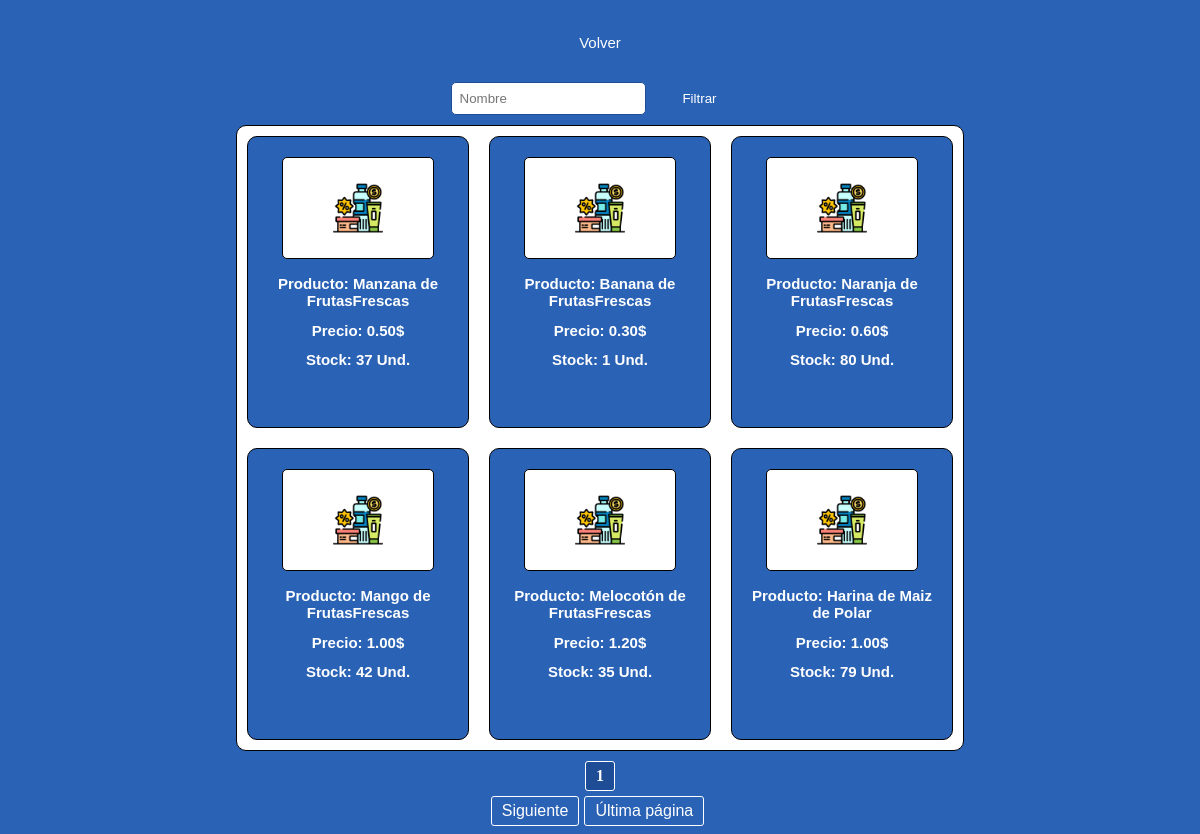
Screenshot of /Inventario/lista_productos/ with the database file from the repository.
### Inventario/models.py (models this page shows)
class Productos(models.Model):
    nombre = models.CharField(max_length=100)
    codigo = models.IntegerField(unique=True, validators=[validate_unique_name])
    precio = models.DecimalField(max_digits=10, decimal_places=2)
    stock = models.IntegerField()
    proveedor = models.CharField(max_length=100)
    iva = models.IntegerField()

### Inventario/views.py (the view)
# urls.py: path('lista_productos/', views.lista_productos, name= "lista_productos"),
def lista_productos(request):
    filtro = request.GET.get('filtro')
    productos = Productos.objects.all()
    if filtro:
        productos = productos.filter(nombre__icontains=filtro)
    paginator = Paginator(productos, 6)
    page_number = request.GET.get('page')
    page_obj = paginator.get_page(page_number)
    return render(request, 'Inventario/lista_productos.html', {'page_obj': page_obj, 'filtro': filtro})

### Inventario/templates/Inventario/lista_productos.html (shortened to what this page needs)
{% load static %}
<!DOCTYPE html>
<html lang="es">
<head>
    <link rel="stylesheet" type="text/css" href="{% static 'css/lista_productos.css' %}">
</head>
<body>
    <div class="navegacion">
        <nav>
            <ul>
                {% if user.is_authenticated %}
                    <li><a href="{% url 'index_inventario' %}">Volver</a></li>
                    <li><a href="{% url 'logout_usuario' %}">Cerrar Sesión</a></li>
                {% else %}
                    <li><a href="{% url 'index' %}">Volver</a></li>
                {% endif %}
            </ul>
        </nav>
    </div>
    <form method="get" action="{% url 'lista_productos' %}">
        <input type="text" name="filtro" id="filtro" value="{{ request.GET.filtro }}" placeholder="Nombre">
        <button type="submit" value="Filtrar">Filtrar</button>
    </form>
    <div class="container">
        {% for producto in page_obj %}
            <div class="item">
                <img src="{% static 'img/productos.png' %}" alt="">
                <h2>Producto: {{ producto.nombre }}</h2>
                <h2>Precio: {{ producto.precio }}$</h2>
                <h2>Stock: {{ producto.stock }} Und.</h2>
            </div>
        {% empty %}
            {% if request.GET.filtro %}
                <p>No se encontraron productos con el filtro "{{ request.GET.filtro }}".</p>
            {% else %}
                <p>No se encontraron productos.</p>
            {% endif %}
        {% endfor %}
    </div>
    <div class="pagination">
        {% if page_obj.has_next %}
            <a href="?page={{ page_obj.next_page_number }}{% if request.GET.filtro %}&filtro={{ request.GET.filtro }}{% endif %}">Siguiente</a>
            <a href="?page={{ page_obj.paginator.num_pages }}{% if request.GET.filtro %}&filtro={{ request.GET.filtro }}{% endif %}">Última página</a>
        {% endif %}
        <span class="current-page">{{ page_obj.number }}</span>
    </div>
</body>
</html>

### Inventario/static/css/lista_productos.css (style rules this page uses)
body { background-color: #2a62b5; display: flex; flex-direction: column; justify-content: center; align-items: center; }
.navegacion { display: flex; justify-content: center; align-items: center; }
nav { display: flex; justify-content: center; float: left; align-items: center; }
nav ul { list-style: none; overflow: hidden; padding-left: 0px; }
nav ul li { float: left; font-family: 'Lucida Sans', 'Lucida Sans Regular', 'Lucida Grande', 'Lucida Sans Unicode', Geneva, Verdana, sans-serif; font-size: 20px; }
nav ul li a { display: block; padding: 10px; margin: 0px 10px 0px 10px; border-radius: 10px; color: #fff; text-decoration: none; font-size: 15px; font-family: 'Lucida Sans', 'Lucida Sans Regular', 'Lucida Grande', 'Lucida Sans Unicode', Geneva, Verdana, sans-serif; }
form input { font-family: 'Lucida Sans', 'Lucida Sans Regular', 'Lucida Grande', 'Lucida Sans Unicode', Geneva, Verdana, sans-serif; padding: 8px; margin: 5px 0px 10px 0px; border-radius: 5px; border: 1px solid; border-color: #1f4d95; }
button { font-family: 'Lucida Sans', 'Lucida Sans Regular', 'Lucida Grande', 'Lucida Sans Unicode', Geneva, Verdana, sans-serif; width: 100px; padding: 10px; background-color: #2a62b5; color: #fff; border: none; border-radius: 5px; cursor: pointer; }
.container { background-color: #fff; border: 1px solid; border-radius: 10px; display: grid; grid-template-columns: repeat(3, 1fr); grid-gap: 20px; padding: 10px 10px 10px 10px; }
h2 { font-size: 15px; font-family: 'Lucida Sans', 'Lucida Sans Regular', 'Lucida Grande', 'Lucida Sans Unicode', Geneva, Verdana, sans-serif; color: #fff; }
.item { background-color: #2a62b5; border: 1px solid; border-radius: 10px; text-align: center; justify-items: center; align-items: center; justify-content: center; padding: 20px 10px 20px 10px; width: 200px; height: 250px; }
.item img { width: 50px; height: 50px; padding: 25px 50px 25px 50px; border: 1px solid; border-radius: 5px; background-color: #fff; }
.pagination { display: flex; justify-content: center; align-items: center; margin-top: 10px; position: relative; }
.pagination a { padding: 5px 10px; margin: 35px 5px 0px 0px; text-decoration: none; color: #fff; border: 1px solid #fff; border-radius: 3px; position: relative; z-index: 2; font-family: 'Lucida Sans', 'Lucida Sans Regular', 'Lucida Grande', 'Lucida Sans Unicode', Geneva, Verdana, sans-serif; }
.current-page { padding: 5px 10px; margin: 30px 5px 0px 0px; font-weight: bold; color: #fff; background-color: #1f4d95; border: 1px solid #fff; border-radius: 3px; position: absolute; top: -30px; left: 50%; transform: translateX(-50%); z-index: 3; }

### rows the page displays
Productos: nombre "Manzana de FrutasFrescas", precio "0.50", stock "37"
Productos: nombre "Banana de FrutasFrescas", precio "0.30", stock "1"
Productos: nombre "Naranja de FrutasFrescas", precio "0.60", stock "80"
Productos: nombre "Mango de FrutasFrescas", precio "1.00", stock "42"
Productos: nombre "Melocotón de FrutasFrescas", precio "1.20", stock "35"
Productos: nombre "Harina de Maiz de Polar", precio "1.00", stock "79"

### other values shown
{{ page_obj.number }} "1"
